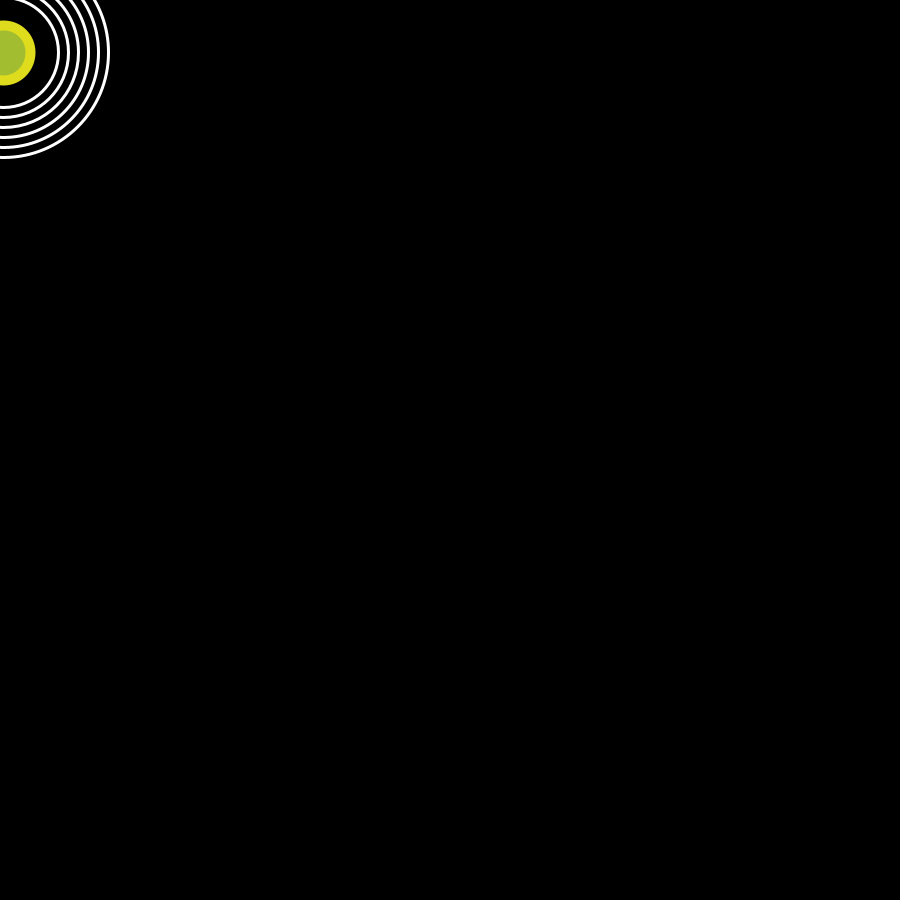
Frame 1 (no input)
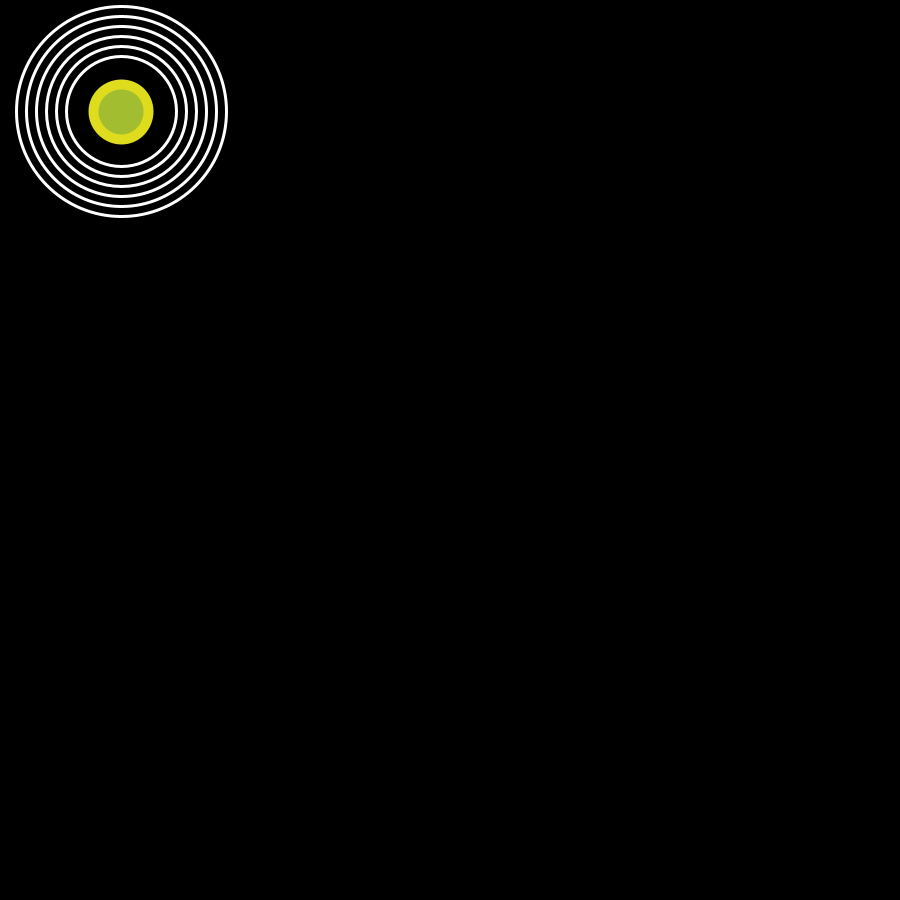
Frame 60 (the mouse pressed at the canvas centre just before this capture)
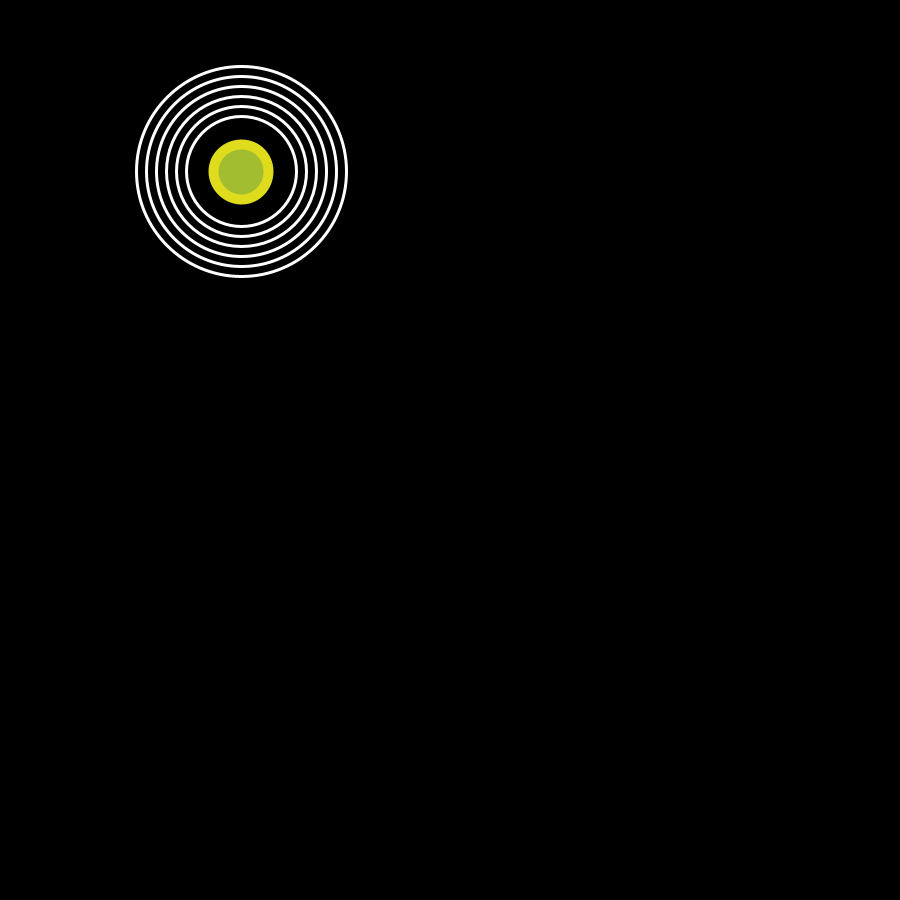
Frame 120 (the mouse held since frame 60 and released just before this capture)

The Processing sketch that drew these frames (run headless with seeded random() and noise(); from frame 60 on, the mouse is pressed at the canvas centre):

// Processing sketch: manuelas10e00
// ── manuelas10e00.pde
// variables
Manuela_con_mayuscula m;

void setup() {
  size(900, 900);
  m = new Manuela_con_mayuscula();
}

void draw() {
  background(0);
  m.movimiento();
  m.circulo();
}
// ── Manuela_con_mayuscula.pde
class Manuela_con_mayuscula {
  //variable 
  float x, y, diametro, stroke1, stroke2, vx, vy;
  color verde, amarillo, negro, blanco;

  Manuela_con_mayuscula() {
    x = random(2);
    y = random(200);
    diametro = 55;
    stroke1 = 3;
    stroke2 = 10;
    verde = #A3BD31;
    amarillo = #DEDC1C;
    blanco = #FFFFFF;  
    negro = #000000;
    vx = 2;
    vy = 1;
  }
  // Métodos

  void movimiento() {
    x += vx;
    y += vy;
    if (x > width || x < 0) {
      //vx *= -1;
    }
    if (y > height || y < 0) {
      //vy *= -1;
    }
  }

  void circulo () {  
    stroke(amarillo);
    strokeWeight(stroke2);
    fill(verde);  
    ellipse(x, y, diametro, diametro); 

    noFill(); 
    stroke(blanco); 
    strokeWeight(stroke1); 
    ellipse(x, y, 110, 110); //valores de la ellipse
    ellipse(x, y, 130, 130); //valores de la ellipse
    ellipse(x, y, 150, 150); //valores de la ellipse
    ellipse(x, y, 170, 170); //valores de la ellipse
    ellipse(x, y, 190, 190); //valores de la ellipse
    ellipse(x, y, 210, 210);//valores de la ellipse
  }
}
